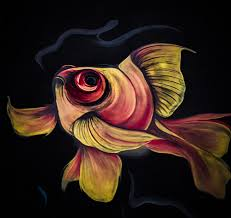
#> input picture fish.jpg, 231 x 218 px
$ python '#ResimÖzellikleri.py'
#> lines starting #> are read from the running program, lines starting #| are printed output that depends on the picture; after the words box and inside, x2 and y2 are one past the last pixel; in counts of white or black regions, pixels touching at a corner belong together
#Resim Özellikleri
import cv2

img = cv2.imread('fish.jpg')
#> img is the input picture: shape (218, 231, 3); mean B, G, R 25.9, 33.6, 50.1
img_gray = cv2.imread('fish_gray.jpg',0) #resmi gri yap
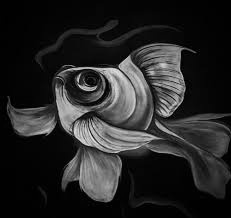
#> input picture fish_gray.jpg, 231 x 218 px
#> img_gray is the input picture: shape (218, 231); min 0, max 230, mean 37.6
cv2.imwrite('fish_gray.jpg',img_gray)

#item -> herhangi pikselin renk değeri çekilebilir
#img.item(y,x,color)
print('Blue:' , img.item(150,100,0)) #Blue: 11
#| Blue: 11
print('Green:' , img.item(150,100,1))#Green: 30
#| Green: 30
print('Red:' , img.item(150,100,2))#Red: 67
#| Red: 67
#100*150 pikselde her renkten ne kadar oranda kullanılmış

#itemset -> herhangi bir noktada değeri değiştirmeye yarayan yapı
#img.itemset((y,x,color),value) :koordinattaki hangi rengi değiştirip ne değer vericem
for y in range(50):
    for x in range (50):
     img[y, x, 0] = 255  #img.itemset((10,10,0),0)
     img[y, x, 1] = 255
    img[y, x, 2] = 255
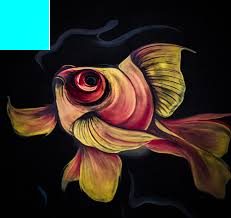
#> img: shape (218, 231, 3); 4.96% of pixels changed, all inside (x1, y1, x2, y2) = (0, 0, 50, 50)

#shape -> resim boyutunu görmeye yarar.
print(img.shape) #(218, 231, 3) #BGR 'dan 3 geliyor
#| (218, 231, 3)
print(img_gray.shape) #(218, 231) #renk tonu yok
#| (218, 231)

#size -> piksel sayısını gösteren yapı. x*y+c
print(img.size) #151074
#| 151074
print(img_gray.size) #50358, color yok üçte biri
#| 50358

#datatype -> veri data tipini döner
print(img.dtype) #uint8
#| uint8

#ROI -> resimden bir parça alma mantığı
#roi = img[y1:y2,x1:x2] , 68:105, 60:115
roi = img [68:108,60:110]
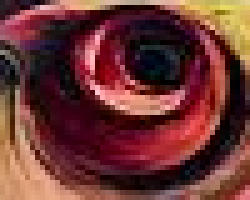
#> roi: shape (40, 50, 3) (shown 5 times larger); mean B, G, R 51.3, 53.9, 108.4
cv2.imshow('fish_eye',roi)#sadece göz getirildi


img[0:40,0:50] = roi
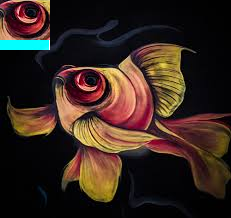
#> img: shape (218, 231, 3); 3.97% of pixels changed, all inside (x1, y1, x2, y2) = (0, 0, 50, 40)
cv2.imshow('fish',img) #şu koordinatlara balığın gözünü yapıştur


#renk filtresi -> istenilen renk yok edilebilir ya da baskın hale getirilebilir

img[:,:,0] =0 #maviyi yok et (kırmız, yeşil kalır)
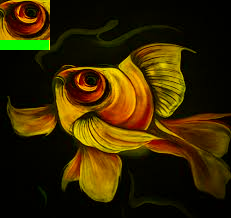
#> img: shape (218, 231, 3); mean B, G, R 0, 38.2, 54.4
img[:,:,1] =0 #yeşili de yok et(resim kırmızı)
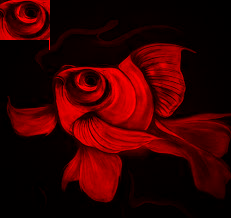
#> img: shape (218, 231, 3); mean B, G, R 0, 0, 54.4
img[:,:,2] =0 #kırızı da yok olsun(resim siyah)
#> img: shape (218, 231, 3); every value is 0


cv2.imshow('fish',img)
cv2.waitKey(0)
cv2.destroyAllWindows()
